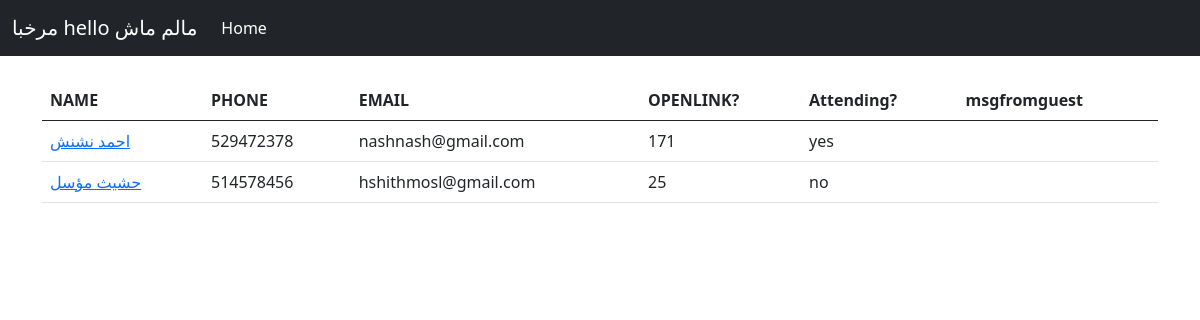
Screenshot of /php/guestlist.php?id=malmmash123 with the database file from the repository.
### tables this page shows
CREATE TABLE `clientlist` (
  `id` int(128) NOT NULL,
  `fullname` varchar(255) NOT NULL,
  `email` varchar(255) NOT NULL,
  `phone` int(128) NOT NULL,
  `weddingdate` datetime NOT NULL,
  `slug` varchar(255) NOT NULL,
  `invitetxt` longtext NOT NULL,
  `inviteimg` longblob DEFAULT NULL
);

CREATE TABLE `malmmash123` (
  `id` int(11) NOT NULL,
  `fullname` varchar(255) NOT NULL,
  `phone` int(128) NOT NULL,
  `email` varchar(255) NOT NULL,
  `clientslug` varchar(255) NOT NULL,
  `slug` varchar(255) NOT NULL,
  `visitcount` int(128) NOT NULL DEFAULT 0,
  `fullurl` mediumtext NOT NULL,
  `apitxt` mediumtext NOT NULL,
  `attendance` tinyint(1) DEFAULT NULL,
  `msgfromguest` mediumtext DEFAULT NULL
);

### php/guestlist.php (the view, shortened to what this page needs)
<!doctype html>
<html lang="en">
  <head>
    <link href="https://cdn.jsdelivr.net/npm/bootstrap@5.0.2/dist/css/bootstrap.min.css" rel="stylesheet">
  </head>
  <body>
    <nav class="navbar navbar-expand-lg navbar-dark bg-dark">
      <div class="container-fluid">
        <a class="navbar-brand" href="index.php">مرخبا hello  <?php $DB=$_GET['id'];
include "connection.php";
$sqltee = "select * from clientlist WHERE slug='$DB'";
    $resulttee = $conn->query($sqltee);
$row=$resulttee->fetch_assoc();
echo "$row[fullname]" ;
          ?> </a>
        <div class="collapse navbar-collapse" id="navbarNav">
          <ul class="navbar-nav">
            <li class="nav-item">
              <a class="nav-link active" aria-current="page" href="index.php">Home</a>
            </li>
          </ul>
        </div>
      </div>
    </nav>
    <div class="container my-4">
    <table class="table table-sortable">
    <thead>
      <tr>
        <th>NAME</th>
        <th>PHONE</th>
        <th>EMAIL</th>
        <th>OPENLINK?</th>
        <th>Attending?</th>
        <th>msgfromguest</th>
      </tr>
    </thead>
    <tbody>
    <?php
      if(isset($_GET['id'])){
        include "connection.php";
        $sql = "select * from $DB";
        $result = $conn->query($sql);
        while($row=$result->fetch_assoc()){
          $attendancee=$row["attendance"];
          $printmsg="NULL";
          if($attendancee==1)
          $printmsg="yes";
        else if($attendancee== b'0')
        $printmsg= "no";
          echo "
      <tr>
        <td><a href= '../home.php?guest={$row['slug']}&client={$row['clientslug']}'>$row[fullname]</a></td>
        <td>$row[phone]</td>
        <td>$row[email]</td>
        <td>$row[visitcount]</td>
        <td>$printmsg</td>
        <td>$row[msgfromguest]</td>
      </tr>
      ";
    }
    }
    ?>
    </tbody>
  </table>
      </div>
  </body>
</html>

### rows the page displays
clientlist: fullname "مالم ماش"
malmmash123: fullname "احمد نشنش", phone "529472378", email "nashnash@gmail.com", visitcount "171", attendance "yes"
malmmash123: fullname "حشيث مؤسل", phone "514578456", email "hshithmosl@gmail.com", visitcount "25", attendance "no"
